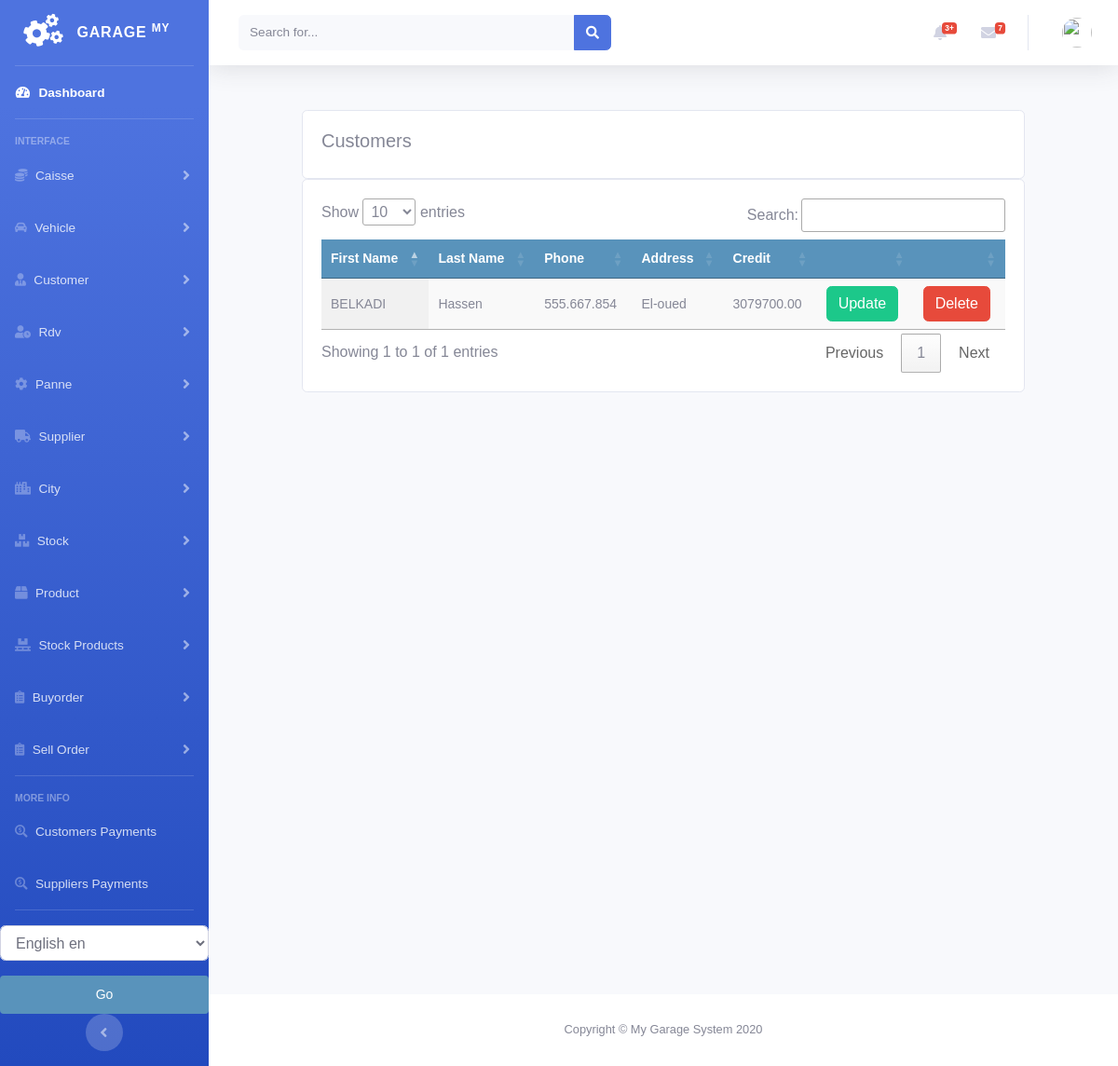
Before: /supplier/supplier_list with the older database file.
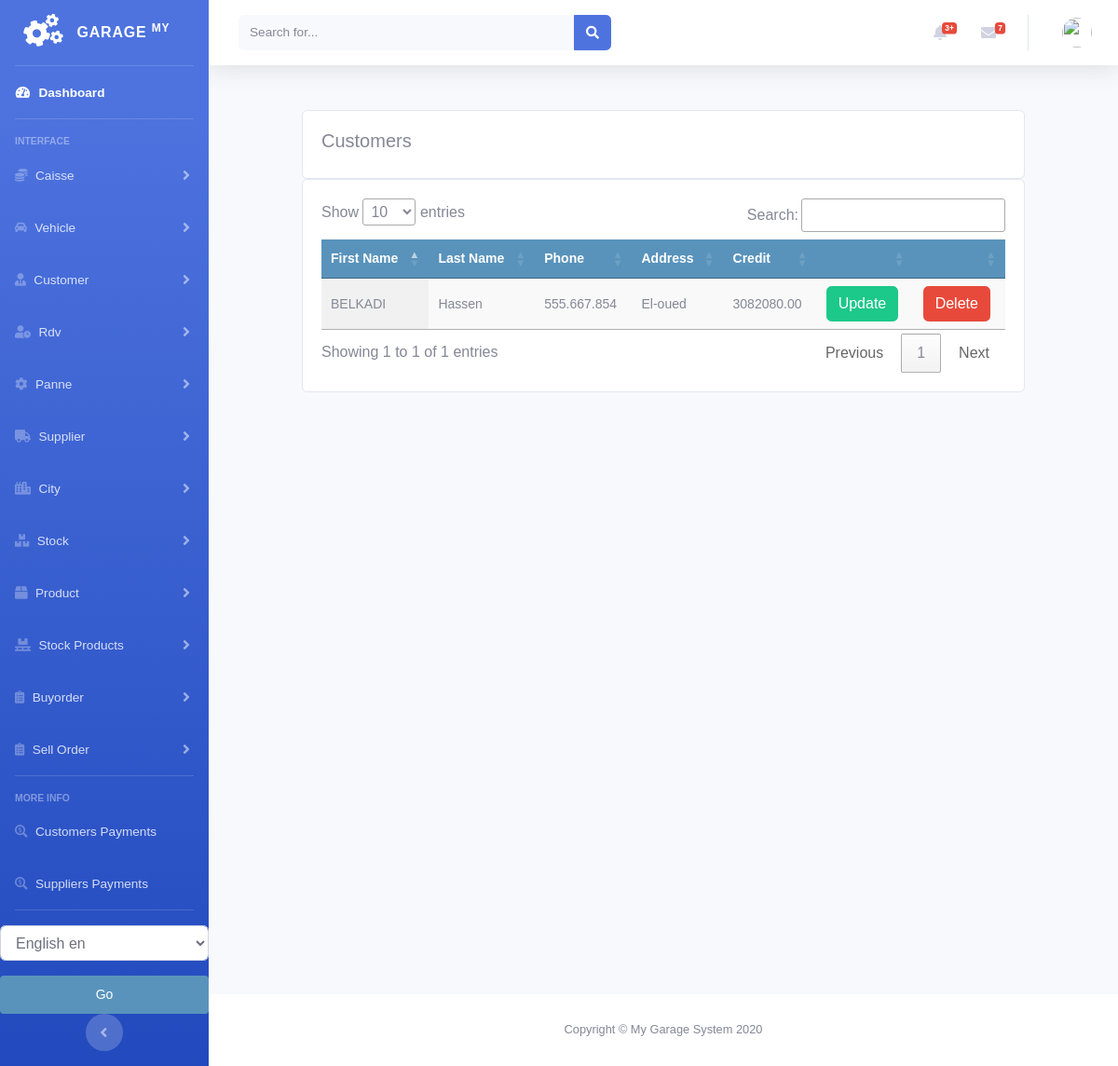
After: the same page with the newer database file.
### supplier/models.py (models this page shows, shortened)
class Supplier(models.Model):
    firstname = models.CharField(max_length=250, null=True)
    lastname = models.CharField(max_length=250, null=True)
    address = models.CharField(max_length=200, null=True)
    phone = models.CharField(max_length=200, null=True)
    email = models.EmailField(null=True)
    date_created = models.DateTimeField(auto_now_add=True, null=True)
    date_joined = models.DateField(null=True)
    credit = models.DecimalField(max_digits=10, decimal_places=2, null=True, default=0.0)

### supplier/views.py (the view)
# urls.py: path('supplier_list', views.supplier_list, name='supplier_list'),
def supplier_list(request):
    suppliers = Supplier.objects.all()
    context = {
        'suppliers': suppliers
    }
    return render(request, 'supplier/list_supplier.html', context)

### supplier/templates/supplier/list_supplier.html (shortened to what this page needs)
{% extends 'home.html' %}
{% load static %}
{% block content %}
<br>
<div class="row">
    <div class="col">
        <div class="card card-body">
            <h5>Customers</h5>
        </div>
        <div class="card card-body">
            <table id="table_id" class="display text-center">
                <thead>
                <tr>
                    <th>First Name</th>
                    <th>Last Name</th>
                    <th>Phone</th>
                    <th>Address</th>
                    <th>Credit</th>
                    <th></th>
                    <th></th>
                </tr>
                </thead>
                <tbody>
                {% for supplier in suppliers %}
                <tr>
                    <td>
                        {{supplier.firstname}}
                    </td>
                    <td>
                        {{supplier.lastname}}
                    </td>
                    <td>
                        {{supplier.phone}}
                    </td>
                    <td>
                        {{supplier.address}}
                    </td>
                    <td>
                        {{supplier.credit}}
                    </td>
                    <td>
                        <a class="btn btn-success " href="{% url 'supplier:update_supplier' supplier.id %}">Update</a>
                    </td>
                    <td>
                        <a class="btn btn-danger " href="{% url 'supplier:delete_supplier' supplier.id %}">Delete</a>
                    </td>
                </tr>
                {% endfor %}
                </tbody>
            </table>
        </div>
    </div>
</div>
{% endblock %}
{% block jsscript %}
<link rel="stylesheet" href="https://ajax.googleapis.com/ajax/libs/jqueryui/1.12.1/themes/smoothness/jquery-ui.css">
<link rel="stylesheet" href="https://cdnjs.cloudflare.com/ajax/libs/chosen/1.8.7/chosen.min.css"/>
<link rel="stylesheet" type="text/css" href="https://cdn.datatables.net/1.10.22/css/jquery.dataTables.css">
{% endblock %}

Changed rows visible on the page:
changed Supplier "BELKADI": credit "3079700.00" → "3082080.00"
